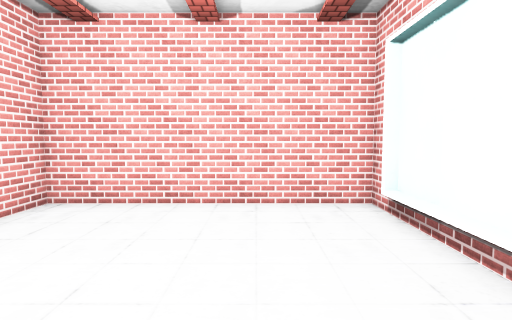
[1] (above)

13 first-person views from a walk through a Unity game level. The camera is 1.4 m above the floor, tilts 4° down and sees 80° across. The floor is counted in squares, 1 m on a side. Each view is taken from the middle of a square. On the plan, view 1 faces up. The plan holds only what a view shows up to about 14 squares ahead; the rest is blank. The place goes on beyond the plan. The player is left out. Door leaves are left out, so doorways stand open. Some surface patterns are stand-ins.

[2]
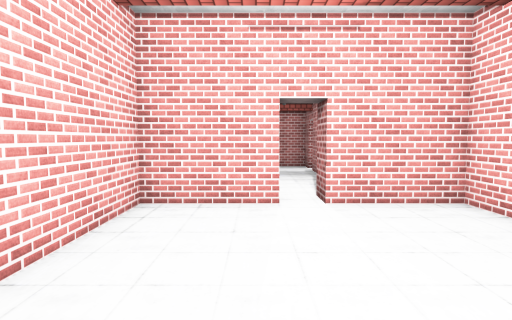

[3]
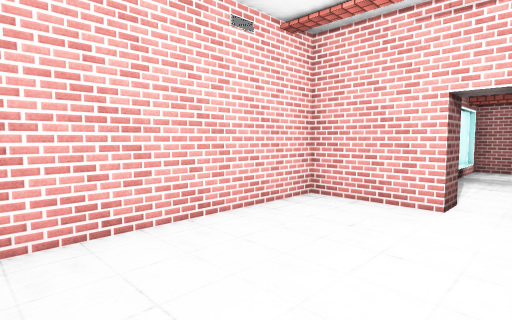

[4]
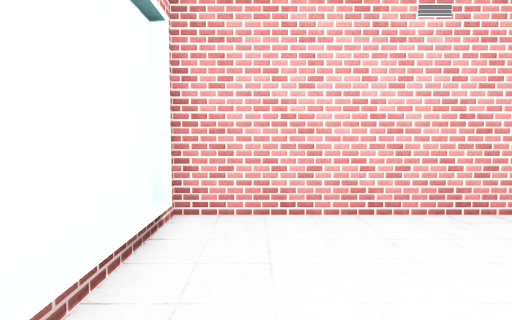

[5]
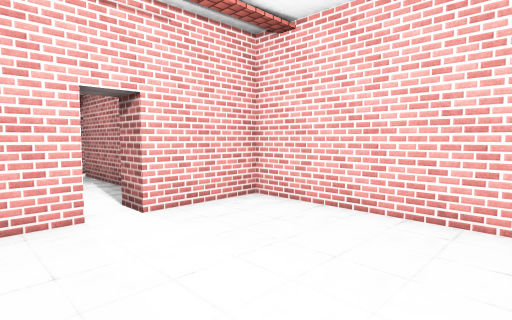

[6]
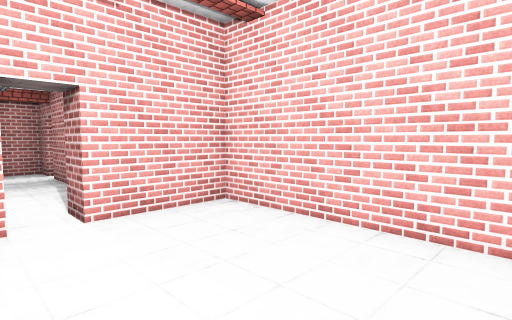

[7]
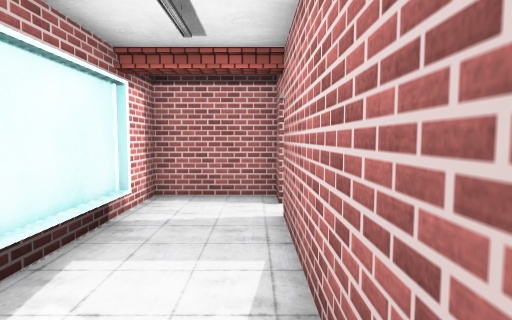

[8]
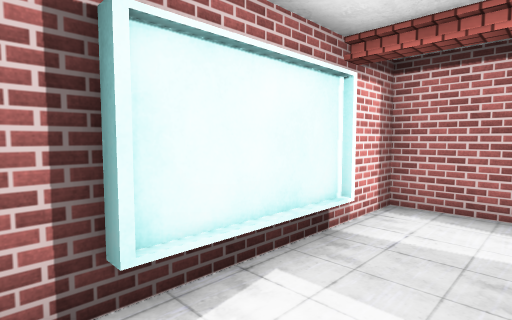

[9]
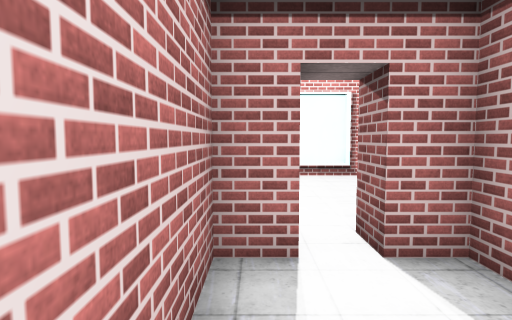

[10]
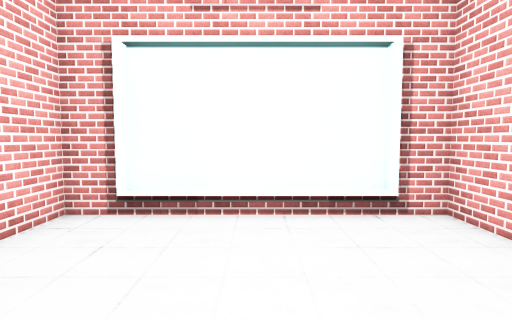

[11]
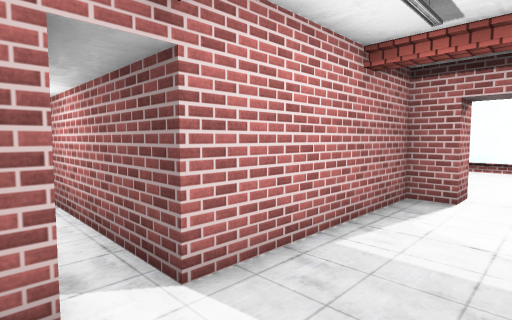

[12]
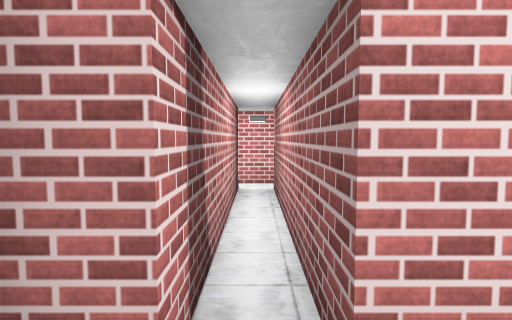

[13]
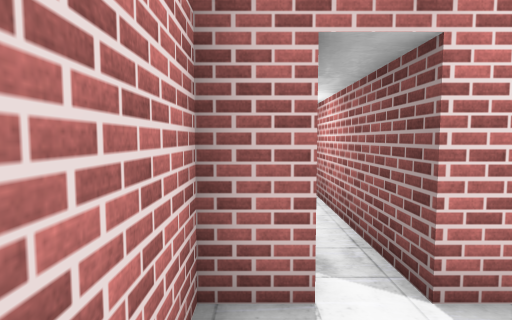

### Floor plan
Points are (right, up) in squares from view 1. A wall is a line through its corners. A room is listed if a view was taken in it or the views show most of it. See-through windows are left out.
Room 1 (views 1, 2, 3, 4, 5, 6, 10)
walls: (-4.5, 2.5) (-4.5, -0.5) (2.5, -0.5) (2.5, 0.5); (2.5, 5.5) (2.5, 6.5) (-4.5, 6.5) (-4.5, 3.5)
ways out: open door at (-5, 3) to room 2
objects: other object (2, 1) to (3, 5)
Room 2 (views 7, 8, 9, 11, 12, 13)
walls: (-11.4, 1.6) (-7.1, 1.6); (-12.5, 4.5) (-13.5, 4.5) (-13.5, 1.6) (-11.9, 1.6); (-6.1, 1.6) (-5.5, 1.6); (-5.5, 3.5) (-5.5, 4.5) (-11.5, 4.5); (-5.5, 1.4) (-5.5, 2.5)
ways out: open door at (-5, 3) to room 1; open door at (-12, 5) to room 3
Room 3 (no view inside)
walls: (-12.5, 11.3) (-12.5, 4.5); (-11.4, 12.5) (-12.6, 12.5); (-11.5, 4.5) (-11.5, 11.5)
ways out: open door at (-12, 5) to room 2

Positions as (right, up) in squares from view 1, and headings:
1: (0, 0), facing up
2: (2, 2), facing left
3: (2, 4), facing down-left
4: (1, 5), facing down
5: (1, 1), facing up-left
6: (1, 2), facing up-left
7: (-6, 4), facing left
8: (-7, 4), facing down-left
9: (-9, 4), facing right
10: (-3, 3), facing right
11: (-13, 2), facing up-right
12: (-12, 3), facing up
13: (-13, 2), facing up
